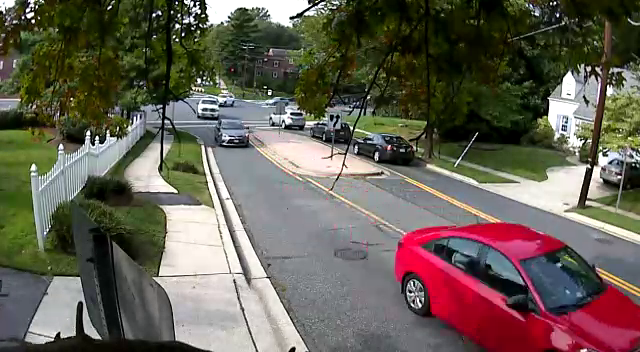
#> input picture frame 90 of input_video_cars.mp4, 640 x 352 px
$ jupyter execute --allow-errors real_time_vehicle_detection.ipynb   (shell and % lines are left out)
#> lines starting #> are read from the running program, lines starting #| are printed output that depends on the picture
[cell 1]
# import the necessary packages
from matplotlib import pyplot as plt
from imutils.video import FPS
import numpy as np
import argparse
import imutils
import cv2

[cell 2]
def plt_imshow(title, image):
	# convert the image frame BGR to RGB color space and display it
	image = cv2.cvtColor(image, cv2.COLOR_BGR2RGB)
	plt.imshow(image)
	plt.title(title)
	plt.grid(False)
	plt.show()

[cell 3]
args = {
  "input" : "/content/real-time-object-detection/input_video_cars.mp4",
	"output" : "output.avi",
	"prototxt": "model.prototxt.txt",
	"model": "model_weights.caffemodel",
	"confidence" : 0.5
}

[cell 4]
# initialize the list of class labels model was trained to
# detect, then generate a set of bounding box colors for each class
CLASSES = ["background", "aeroplane", "bicycle", "bird", "boat",
	"bottle", "bus", "car", "cat", "chair", "cow", "diningtable",
	"dog", "horse", "motorbike", "person", "pottedplant", "sheep",
	"sofa", "train", "tvmonitor"]
COLORS = np.random.uniform(0, 255, size=(len(CLASSES), 3))

# load our serialized model from disk
print("loading model...")
#> (the rest of this cell did not finish here and is left out)

[cell 5]
# Model Visualization
model_path = '/content/real-time-object-detection/model.prototxt.txt'

# Read the prototxt file
with open(model_path, 'r') as f:
#> (reads model.prototxt.txt from the repository)
    lines = f.readlines()

# Initialize a list to store layer names
layer_names = []

# Parse the prototxt file to extract layer names
for line in lines:
    line = line.strip()
    if line.startswith("name:"):
        layer_name = line.split('"')[1]
        layer_names.append(layer_name)

# Print the list of layer names
for name in layer_names:
    print(name)
#> further down, frame is the input picture: shape (352, 640, 3); mean B, G, R 84.9, 96.1, 102.9
#> `frame = imutils.resize(frame, width=400)`:
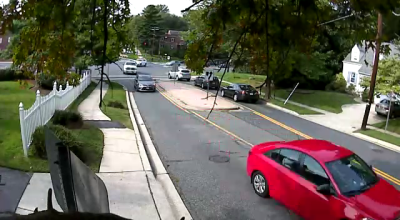
#> frame: shape (220, 400, 3); mean B, G, R 84.9, 96.1, 102.9

[cell 6]
# grab a reference to the video file, initialize pointer to output
# video file, and initialize the FPS counter
print("Opening video file...")
vs = cv2.VideoCapture(args["input"])
writer = None
fps = FPS().start()

#> (a cell that did not finish here is left out)
